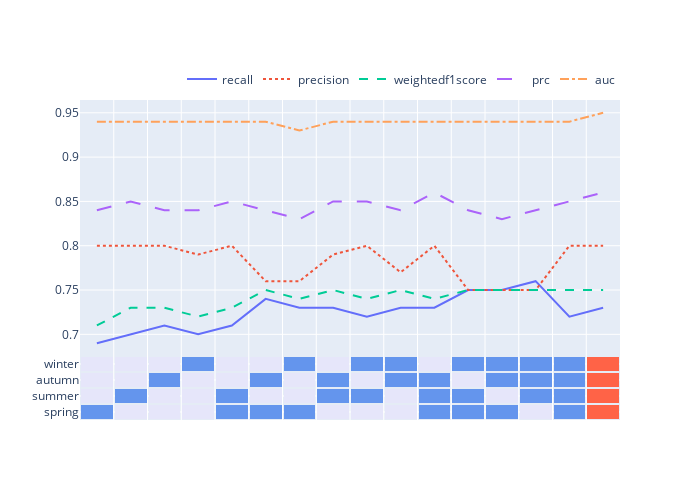

Notebook source saved alongside this figure:
### Markdown cell above
Evaluate the model for given years and save the results in the model's directory.

### Code cell
reload(plot_utils)

best_metric = 'val_weightedf1score'
best_rows = []

for seasons in list(season_combinations):
    model_dirs = list(model_parent_dir.glob(f'*-{"_".join(seasons)}-*'))
    
    for model_dir in model_dirs:
        df = pd.read_csv(model_dir.joinpath('model.log'))
        best = df[df[best_metric] == df[best_metric].max()]
        

        if 'lstm' in str(model_dir):
            best[all_seasons_names] = [int(s in seasons)*2 for s in all_seasons]
        else:
            best[all_seasons_names] = [int(s in seasons) for s in all_seasons]
            
        best_rows.append(best)
best_df = pd.concat(best_rows).round(2).reset_index(drop=True)
fig = plot_utils.PlotUtils().line_heatmap(
    best_df, all_seasons_names, [0.2, 0.8]
)
figure_dir = Path('report', 'figures', 'figures_analysis')
figure_dir.mkdir(exist_ok=True)
fig.write_image(figure_dir.joinpath('seasonal_selection.pdf'))
fig

### Figure 1 — Plotly figure (JSON) as saved in the notebook; plotly's stock layout.template omitted (floating-point values rounded to 4 significant figures)
{"data": [{"hovertemplate": "variable=recall<br>index=%{x}<br>value=%{y}<extra></extra>", "legendgroup": "recall", "line": {"color": "#636efa", "dash": "solid"}, "marker": {"symbol": "circle"}, "mode": "lines", "name": "recall", "orientation": "v", "showlegend": true, "type": "scatter", "x": [0, 1, 2, 3, 4, 5, 6, 7, 8, 9, 10, 11, 12, 13, 14, 15], "xaxis": "x", "y": [0.69, 0.7, 0.71, 0.7, 0.71, 0.74, 0.73, 0.73, 0.72, 0.73, 0.73, 0.75, 0.75, 0.76, 0.72, 0.73], "yaxis": "y"}, {"hovertemplate": "variable=precision<br>index=%{x}<br>value=%{y}<extra></extra>", "legendgroup": "precision", "line": {"color": "#EF553B", "dash": "dot"}, "marker": {"symbol": "circle"}, "mode": "lines", "name": "precision", "orientation": "v", "showlegend": true, "type": "scatter", "x": [0, 1, 2, 3, 4, 5, 6, 7, 8, 9, 10, 11, 12, 13, 14, 15], "xaxis": "x", "y": [0.8, 0.8, 0.8, 0.79, 0.8, 0.76, 0.76, 0.79, 0.8, 0.77, 0.8, 0.75, 0.75, 0.75, 0.8, 0.8], "yaxis": "y"}, {"hovertemplate": "variable=weightedf1score<br>index=%{x}<br>value=%{y}<extra></extra>", "legendgroup": "weightedf1score", "line": {"color": "#00cc96", "dash": "dash"}, "marker": {"symbol": "circle"}, "mode": "lines", "name": "weightedf1score", "orientation": "v", "showlegend": true, "type": "scatter", "x": [0, 1, 2, 3, 4, 5, 6, 7, 8, 9, 10, 11, 12, 13, 14, 15], "xaxis": "x", "y": [0.71, 0.73, 0.73, 0.72, 0.73, 0.75, 0.74, 0.75, 0.74, 0.75, 0.74, 0.75, 0.75, 0.75, 0.75, 0.75], "yaxis": "y"}, {"hovertemplate": "variable=prc<br>index=%{x}<br>value=%{y}<extra></extra>", "legendgroup": "prc", "line": {"color": "#ab63fa", "dash": "longdash"}, "marker": {"symbol": "circle"}, "mode": "lines", "name": "prc", "orientation": "v", "showlegend": true, "type": "scatter", "x": [0, 1, 2, 3, 4, 5, 6, 7, 8, 9, 10, 11, 12, 13, 14, 15], "xaxis": "x", "y": [0.84, 0.85, 0.84, 0.84, 0.85, 0.84, 0.83, 0.85, 0.85, 0.84, 0.86, 0.84, 0.83, 0.84, 0.85, 0.86], "yaxis": "y"}, {"hovertemplate": "variable=auc<br>index=%{x}<br>value=%{y}<extra></extra>", "legendgroup": "auc", "line": {"color": "#FFA15A", "dash": "dashdot"}, "marker": {"symbol": "circle"}, "mode": "lines", "name": "auc", "orientation": "v", "showlegend": true, "type": "scatter", "x": [0, 1, 2, 3, 4, 5, 6, 7, 8, 9, 10, 11, 12, 13, 14, 15], "xaxis": "x", "y": [0.94, 0.94, 0.94, 0.94, 0.94, 0.94, 0.93, 0.94, 0.94, 0.94, 0.94, 0.94, 0.94, 0.94, 0.94, 0.95], "yaxis": "y"}, {"colorscale": [[0, "lavender"], [0.5, "cornflowerblue"], [1, "tomato"]], "showscale": false, "type": "heatmap", "xaxis": "x2", "xgap": 2, "y": ["spring", "summer", "autumn", "winter"], "yaxis": "y2", "ygap": 2, "z": [[1, 0, 0, 0, 1, 1, 1, 0, 0, 0, 1, 1, 1, 0, 1, 2], [0, 1, 0, 0, 1, 0, 0, 1, 1, 0, 1, 1, 0, 1, 1, 2], [0, 0, 1, 0, 0, 1, 0, 1, 0, 1, 1, 0, 1, 1, 1, 2], [0, 0, 0, 1, 0, 0, 1, 0, 1, 1, 0, 1, 1, 1, 1, 2]]}], "layout": {"height": 500, "legend": {"orientation": "h", "x": 1, "xanchor": "right", "y": 1.02, "yanchor": "bottom"}, "width": 700, "xaxis": {"anchor": "y", "domain": [0, 1], "dtick": 1, "range": [-0.5, 15.5], "showticklabels": false, "tick0": 0.5, "tickmode": "linear", "title": {}, "type": "linear", "zeroline": false}, "xaxis2": {"anchor": "y2", "domain": [0, 1], "dtick": 1, "range": [-0.5, 15.5], "showticklabels": false, "tick0": 0.5, "tickmode": "linear", "title": {}, "zeroline": false}, "yaxis": {"anchor": "x", "autorange": true, "domain": [0.2, 1], "range": [0.6756, 0.9644], "type": "linear"}, "yaxis2": {"anchor": "x2", "autorange": true, "domain": [0, 0.2], "range": [-0.5, 3.5], "type": "category"}}}
